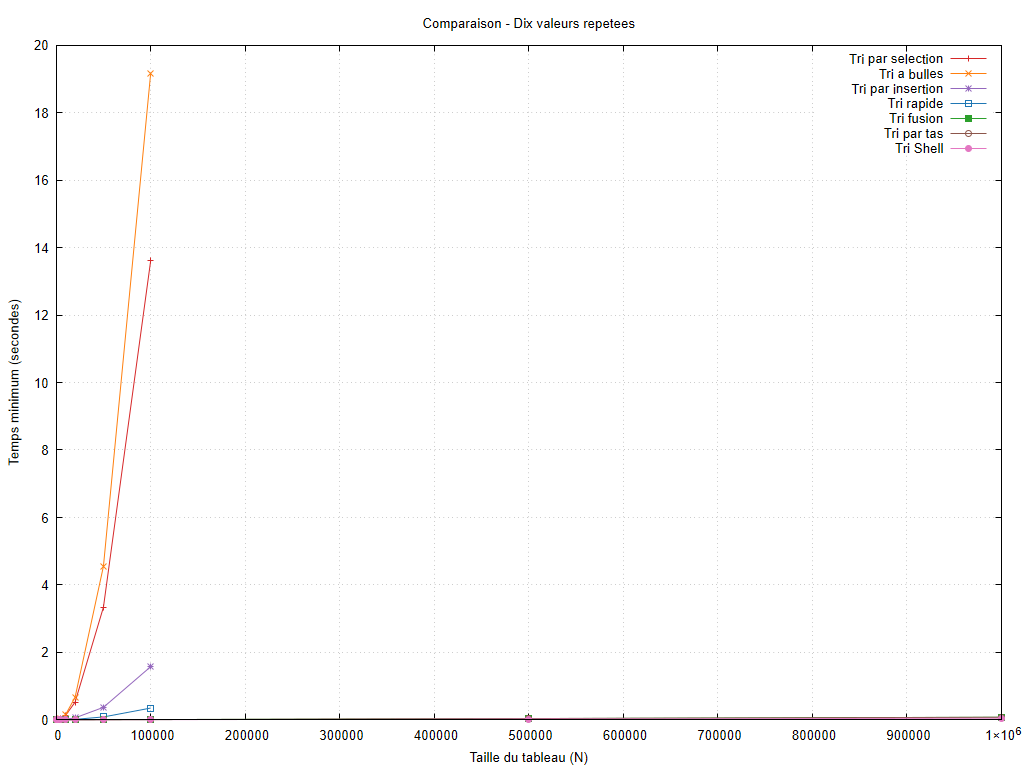

Write the gnuplot code that produced this figure.
set encoding utf8
set terminal pngcairo size 1024,768 font 'Arial,10'
set output 'graphiques/20261011_212626/configurations/valeurs_repetees.png'
set datafile missing 'non_mesure'
set datafile separator ';'
set title 'Comparaison - Dix valeurs repetees'
set xlabel 'Taille du tableau (N)'
set ylabel 'Temps minimum (secondes)'
set grid
set yrange [0:*]
plot 'resultats/20261011_212626/valeurs_repetees.csv' every ::1 using 1:2 title 'Tri par selection' with linespoints lc rgb '#d62728', 'resultats/20261011_212626/valeurs_repetees.csv' every ::1 using 1:4 title 'Tri a bulles' with linespoints lc rgb '#ff7f0e', 'resultats/20261011_212626/valeurs_repetees.csv' every ::1 using 1:6 title 'Tri par insertion' with linespoints lc rgb '#9467bd', 'resultats/20261011_212626/valeurs_repetees.csv' every ::1 using 1:8 title 'Tri rapide' with linespoints lc rgb '#1f77b4', 'resultats/20261011_212626/valeurs_repetees.csv' every ::1 using 1:10 title 'Tri fusion' with linespoints lc rgb '#2ca02c', 'resultats/20261011_212626/valeurs_repetees.csv' every ::1 using 1:12 title 'Tri par tas' with linespoints lc rgb '#8c564b', 'resultats/20261011_212626/valeurs_repetees.csv' every ::1 using 1:14 title 'Tri Shell' with linespoints lc rgb '#e377c2'
unset output
